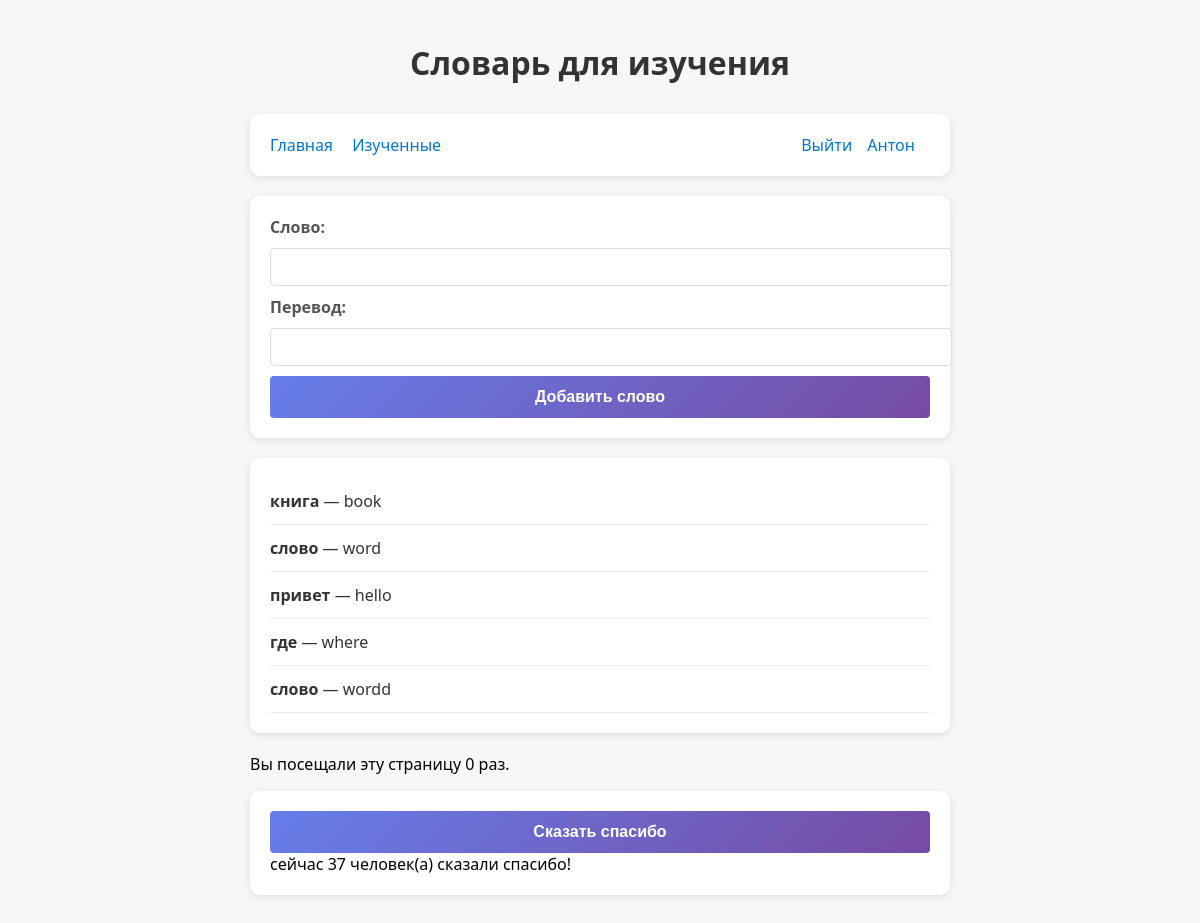
The app's page / (signed in) with its own data.
### users/models.py (models this page shows, shortened)
class Profile(models.Model):
    user = models.OneToOneField(User, on_delete=models.CASCADE, related_name='profile')
    first_name = models.CharField(
        max_length=30,
        verbose_name='Имя',
        blank=True
        )
    last_name = models.CharField(
        max_length=30,
        verbose_name='Фамилия',
        blank=True
        )
    class Meta:
        verbose_name = 'Профиль пользователя'
        verbose_name_plural = 'Профили пользователей'

### core/models.py (models this page shows, shortened)
class Words(models.Model):
    slovo = models.CharField(max_length=200, verbose_name='Слово')
    perevod = models.CharField(max_length=200, verbose_name='Перевод')
    is_active = models.BooleanField(default=False, verbose_name='Изучено')
    profile = models.ForeignKey(Profile, on_delete=models.CASCADE, verbose_name='профиль пользователя')
    class Meta:
        verbose_name = 'Слово'
        verbose_name_plural = 'Слова'
        unique_together = (( 'slovo', 'perevod'), )

class LikesCounter(models.Model):
    name = models.CharField(max_length=200, verbose_name='Имя')
    slug = models.SlugField(max_length=200, verbose_name='Кодовое название')
    likes = models.IntegerField(default=0, verbose_name='Количество')
    class Meta:
        verbose_name = 'Счетчик спасибок'
        verbose_name_plural = 'Счетчики спасибок'

### core/views.py (the view)
# urls.py: path('', main, name='main'),
def main(request):
    status = request.GET.get('status')
    if status:
        words = Words.objects.all().filter(is_active=status)
    else:
        words = Words.objects.all().filter(is_active=False)
    num_visits=request.session.get('num_visits', 0)
    razn = raz(str(num_visits)[-1])
    request.session['num_visits'] = num_visits+1
    if request.method == 'POST' and request.user.is_authenticated:
        form = AddWord(request.POST)
        if form.is_valid():
            for field_name, field in form.cleaned_data.items():
                if isinstance(field, str):
                    form.cleaned_data[field_name] = field.lower()
            data = form.cleaned_data
            words = Words.objects.create(**data)
            return redirect('/')
    else:
        form = AddWord()
    if request.method == 'POST':
        formNote = AddNote(request.POST)
        if formNote.is_valid():
            data = formNote.cleaned_data
            note = Note.objects.create(**data)
            return redirect('/?status=1')
    else:
        formNote = AddNote()
    notes = Note.objects.all()
    likes_count = LikesCounter.objects.get(slug="main")
    context = {
        'words': words,
        'form': form,
        'num_visits':num_visits,
        'razn' : razn,
        'status': status,
        'likes_count': likes_count,
    }
    return render(request, 'word/main.html', context)

### core/forms.py
class AddWord(forms.ModelForm):
    class Meta:
        model = Words
        fields = ['slovo', 'perevod']

### core/views.py (called while the page is built)
def raz(num):
    numbers = {
    '1': 'раз',
    '2': 'раза',
    '3': 'раза',
    '4': 'раза',
    '5': 'раз',
    '6': 'раз',
    '7': 'раз',
    '8': 'раз',
    '9': 'раз',
    '0': 'раз'
    }
    for key, value in numbers.items():
        if key == num:
            return(value)

### templates/word/main.html (shortened to what this page needs)
{% extends 'base.html' %}
{% block content %}
{% if request.user.is_authenticated  %}
        {% if status != '1' %}
        <div class="card">
            <form method="POST">
                {{ form }}
                <div class="form-block">
                    <button>Добавить слово</button>
                </div>
            </form>
        </div>
        {% endif %}
        <div class="card" id="wordList">
            {% for word in words %}
            <div class="word-item">
                <span>
                    <a href="/words/{{ word.id }}">
                        <strong>{{ word.slovo }}</strong> — {{ word.perevod }}
                    </a>
                </span>
            </div>
            {% endfor %}
        </div>
        <p>
  Вы посещали эту страницу {{ num_visits }} {{ razn }}.</p>
    {% else %}
    <a href="{% url 'login' %}">Войдите, чтобы добавлять слова</a>
    {% endif %}
{% endblock %}

### templates/base.html (shortened to what this page needs)
{% load static %}
<!DOCTYPE html>
<html lang="ru">
<head>
    <link rel="stylesheet" href="{% static 'css/style.css' %}">
</head>
<body>
    <div class="container">
        <h1>Словарь для изучения</h1>
        <div class="card menu">
            <a href="/">Главная</a>
            <a href="/?status=1" {% if status == '1' %}class = "active"{% endif %}>Изученные</a>
            {% if request.user.is_authenticated %}
            <a class="right">{{ request.user.profile.first_name }}</a>
            <a class="right" href="{% url 'logout' %}">Выйти</a>
            {% else %}
            <a class="right" href="{% url 'login' %}">Войти</a>
            {% endif %}
        </div>
        {% block content %}
        {% endblock %}
        <div class="card">
            <button id="thx">Сказать спасибо</button>
            сейчас <span id="likes-data"> {{ likes_count.likes }} </span> человек(а) сказали спасибо!
        </div>
    </div>
</body>
</html>

### css/style.css (style rules this page uses)
body { font-family: "Segoe UI", sans-serif; background: #f6f7f9; margin: 0; padding: 20px; display: flex; justify-content: center; }
.container { width: 700px; }
h1 { text-align: center; margin-bottom: 20px; }
.card { background: white; padding: 20px; border-radius: 10px; box-shadow: 0 2px 8px rgba(0, 0, 0, 0.1); margin-bottom: 20px; }
.menu a { margin-right: 15px; text-decoration: none; color: #0077cc; font-weight: 500; }
input { padding: 10px; width: 45%; margin-right: 10px; border-radius: 6px; border: 1px solid #ccc; }
button { padding: 10px 15px; border: none; background: #0077cc; color: white; border-radius: 6px; cursor: pointer; }
.word-item { padding: 12px 0; border-bottom: 1px solid #eee; display: flex; justify-content: space-between; }
.word-item a { text-decoration: none; color: #333; }
form input { margin-bottom: 10px; margin-top: 10px; display: block; }
h1 { text-align: center; margin-bottom: 30px; color: #333; }
label { display: block; margin-bottom: 8px; color: #555; font-weight: bold; }
input { width: 100%; padding: 10px; border: 1px solid #ddd; border-radius: 4px; font-size: 14px; }
button { width: 100%; padding: 12px; background: linear-gradient(135deg, #667eea 0%, #764ba2 100%); color: white; border: none; border-radius: 4px; font-size: 16px; font-weight: bold; cursor: pointer; transition: transform 0.2s; }
.right { float: right; }

### records on screen
Words: slovo "книга", perevod "book"
Words: slovo "слово", perevod "word"
Words: slovo "привет", perevod "hello"
Words: slovo "где", perevod "where"
Words: slovo "слово", perevod "wordd"
LikesCounter: likes "37"

### other values on screen
{{ request.user.profile.first_name }} "Антон"
{{ num_visits }} "0"
{{ razn }} "раз"
